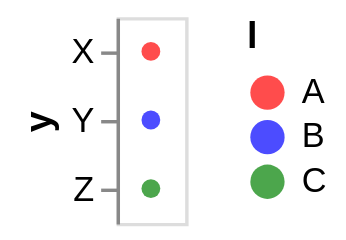

Source (Vega-Lite JSON):
### Vega specification from a JSON file in a GitHub repository (floating-point values rounded to 4 significant figures)
{"$schema": "https://vega.github.io/schema/vega/v5.json", "description": "Using the field \"c\" as the color scale's range. Note that this only works if there is a 1:1 mapping between the color domain field (`l`) and the range field (`c`).", "background": "white", "padding": 5, "width": 20, "style": "cell", "data": [{"name": "source_0", "values": [{"y": "X", "l": "A", "c": "red"}, {"y": "Y", "l": "B", "c": "blue"}, {"y": "Z", "l": "C", "c": "green"}]}], "signals": [{"name": "y_step", "value": 20}, {"name": "height", "update": "bandspace(domain('y').length, 1, 0.5) * y_step"}], "marks": [{"name": "marks", "type": "symbol", "style": ["circle"], "from": {"data": "source_0"}, "encode": {"update": {"opacity": {"value": 0.7}, "fill": {"scale": "color", "field": "l"}, "ariaRoleDescription": {"value": "circle"}, "description": {"signal": "\"y: \" + (\"\" + datum[\"y\"]) + \"; l: \" + (\"\" + datum[\"l\"])"}, "x": {"signal": "width", "mult": 0.5}, "y": {"scale": "y", "field": "y"}, "shape": {"value": "circle"}}}}], "scales": [{"name": "y", "type": "point", "domain": {"data": "source_0", "field": "y", "sort": true}, "range": {"step": {"signal": "y_step"}}, "padding": 0.5}, {"name": "color", "type": "ordinal", "domain": {"data": "source_0", "field": "l", "sort": true}, "range": {"data": "source_0", "field": "c", "sort": {"op": "min", "field": "l"}}}], "axes": [{"scale": "y", "orient": "left", "grid": false, "title": "y", "zindex": 0}], "legends": [{"fill": "color", "symbolType": "circle", "title": "l", "encode": {"symbols": {"update": {"opacity": {"value": 0.7}}}}}]}
